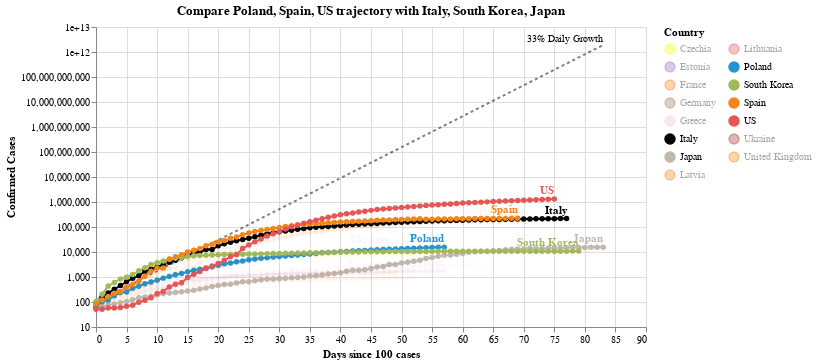

The notebook cell saved with this chart:
### Code cell
#hide_input
chart2 = make_since_chart(['Poland', 'Spain', 'US'])
chart2

### Figure 1 — Vega-Lite specification as saved in the notebook (floating-point values rounded to 4 significant figures; data arrays with more than 128 entries replaced by an {"elided": "..."} marker saying what was removed)
{"config": {"view": {"continuousWidth": 400, "continuousHeight": 300}}, "layer": [{"mark": {"type": "line", "color": "black", "opacity": 0.5, "strokeDash": [3, 3]}, "encoding": {"x": {"type": "quantitative", "field": "Days since 100 cases"}, "y": {"type": "quantitative", "field": "Confirmed Cases"}}}, {"mark": {"type": "text", "align": "right", "dy": -6, "fontSize": 10, "text": "33% Daily Growth"}, "encoding": {"x": {"type": "quantitative", "field": "Days since 100 cases"}, "y": {"type": "quantitative", "field": "Confirmed Cases"}}, "transform": [{"filter": "(datum['Days since 100 cases'] >= 83)"}]}, {"data": {"name": "data-9619b962d5193355c297c0c8e73b0d55"}, "mark": {"type": "line", "point": true}, "encoding": {"color": {"type": "nominal", "field": "Country", "legend": {"columns": 2}, "scale": {"domain": ["Czechia", "Estonia", "France", "Germany", "Greece", "Italy", "Japan", "Latvia", "Lithuania", "Poland", "South Korea", "Spain", "US", "Ukraine", "United Kingdom"], "range": ["yellow", "#9467bd", "#F58518", "#9D755D", "pink", "black", "#C1B7AD", "#F58518", "#E45756", "#2495D3", "#A1BA59", "#F58518", "#E45756", "brown", "#F58518"]}}, "opacity": {"condition": {"value": 1, "selection": "selector004"}, "value": 0.05}, "tooltip": [{"type": "nominal", "field": "Country"}, {"type": "temporal", "field": "Date"}, {"type": "quantitative", "field": "Confirmed Cases"}, {"type": "quantitative", "field": "Days since 100 cases"}], "x": {"type": "quantitative", "field": "Days since 100 cases"}, "y": {"type": "quantitative", "field": "Confirmed Cases", "scale": {"type": "log"}}}, "selection": {"selector004": {"type": "multi", "fields": ["Country"], "bind": "legend", "init": [{"Country": "Poland"}, {"Country": "Spain"}, {"Country": "US"}, {"Country": "Italy"}, {"Country": "South Korea"}, {"Country": "Japan"}]}}, "width": 550}, {"data": {"name": "data-9619b962d5193355c297c0c8e73b0d55"}, "mark": {"type": "text", "align": "right", "dy": -8, "fontWeight": "bold"}, "encoding": {"color": {"type": "nominal", "field": "Country", "legend": {"columns": 2}, "scale": {"domain": ["Czechia", "Estonia", "France", "Germany", "Greece", "Italy", "Japan", "Latvia", "Lithuania", "Poland", "South Korea", "Spain", "US", "Ukraine", "United Kingdom"], "range": ["yellow", "#9467bd", "#F58518", "#9D755D", "pink", "black", "#C1B7AD", "#F58518", "#E45756", "#2495D3", "#A1BA59", "#F58518", "#E45756", "brown", "#F58518"]}}, "opacity": {"condition": {"value": 1, "selection": "selector004"}, "value": 0.05}, "text": {"type": "nominal", "field": "Country"}, "tooltip": [{"type": "nominal", "field": "Country"}, {"type": "temporal", "field": "Date"}, {"type": "quantitative", "field": "Confirmed Cases"}, {"type": "quantitative", "field": "Days since 100 cases"}], "x": {"type": "quantitative", "field": "Days since 100 cases"}, "y": {"type": "quantitative", "field": "Confirmed Cases", "scale": {"type": "log"}}}, "transform": [{"filter": "(datum['Date'] >= 1588982400000)"}], "width": 550}], "data": {"name": "data-dcd91a92b5d4e720f1d5f46032f7bfdc"}, "title": "Compare Poland, Spain, US trajectory with Italy, South Korea, Japan", "$schema": "https://vega.github.io/schema/vega-lite/v4.0.2.json", "datasets": {"data-dcd91a92b5d4e720f1d5f46032f7bfdc": [{"Days since 100 cases": 0, "Confirmed Cases": 100.0}, {"Days since 100 cases": 1, "Confirmed Cases": 133.0}, {"Days since 100 cases": 2, "Confirmed Cases": 176.9}, {"Days since 100 cases": 3, "Confirmed Cases": 235.3}, {"Days since 100 cases": 4, "Confirmed Cases": 312.9}, {"Days since 100 cases": 5, "Confirmed Cases": 416.2}, {"Days since 100 cases": 6, "Confirmed Cases": 553.5}, {"Days since 100 cases": 7, "Confirmed Cases": 736.1}, {"Days since 100 cases": 8, "Confirmed Cases": 979.1}, {"Days since 100 cases": 9, "Confirmed Cases": 1302.0}, {"Days since 100 cases": 10, "Confirmed Cases": 1732.0}, {"Days since 100 cases": 11, "Confirmed Cases": 2303.0}, {"Days since 100 cases": 12, "Confirmed Cases": 3064.0}, {"Days since 100 cases": 13, "Confirmed Cases": 4074.0}, {"Days since 100 cases": 14, "Confirmed Cases": 5419.0}, {"Days since 100 cases": 15, "Confirmed Cases": 7207.0}, {"Days since 100 cases": 16, "Confirmed Cases": 9586.0}, {"Days since 100 cases": 17, "Confirmed Cases": 12750.0}, {"Days since 100 cases": 18, "Confirmed Cases": 16960.0}, {"Days since 100 cases": 19, "Confirmed Cases": 22550.0}, {"Days since 100 cases": 20, "Confirmed Cases": 29990.0}, {"Days since 100 cases": 21, "Confirmed Cases": 39890.0}, {"Days since 100 cases": 22, "Confirmed Cases": 53060.0}, {"Days since 100 cases": 23, "Confirmed Cases": 70560.0}, {"Days since 100 cases": 24, "Confirmed Cases": 93850.0}, {"Days since 100 cases": 25, "Confirmed Cases": 124800.0}, {"Days since 100 cases": 26, "Confirmed Cases": 166000.0}, {"Days since 100 cases": 27, "Confirmed Cases": 220800.0}, {"Days since 100 cases": 28, "Confirmed Cases": 293700.0}, {"Days since 100 cases": 29, "Confirmed Cases": 390600.0}, {"Days since 100 cases": 30, "Confirmed Cases": 519500.0}, {"Days since 100 cases": 31, "Confirmed Cases": 690900.0}, {"Days since 100 cases": 32, "Confirmed Cases": 918900.0}, {"Days since 100 cases": 33, "Confirmed Cases": 1222000.0}, {"Days since 100 cases": 34, "Confirmed Cases": 1625000.0}, {"Days since 100 cases": 35, "Confirmed Cases": 2162000.0}, {"Days since 100 cases": 36, "Confirmed Cases": 2875000.0}, {"Days since 100 cases": 37, "Confirmed Cases": 3824000.0}, {"Days since 100 cases": 38, "Confirmed Cases": 5086000.0}, {"Days since 100 cases": 39, "Confirmed Cases": 6764000.0}, {"Days since 100 cases": 40, "Confirmed Cases": 8996000.0}, {"Days since 100 cases": 41, "Confirmed Cases": 11970000.0}, {"Days since 100 cases": 42, "Confirmed Cases": 15910000.0}, {"Days since 100 cases": 43, "Confirmed Cases": 21170000.0}, {"Days since 100 cases": 44, "Confirmed Cases": 28150000.0}, {"Days since 100 cases": 45, "Confirmed Cases": 37440000.0}, {"Days since 100 cases": 46, "Confirmed Cases": 49790000.0}, {"Days since 100 cases": 47, "Confirmed Cases": 66230000.0}, {"Days since 100 cases": 48, "Confirmed Cases": 88080000.0}, {"Days since 100 cases": 49, "Confirmed Cases": 117100000.0}, {"Days since 100 cases": 50, "Confirmed Cases": 155800000.0}, {"Days since 100 cases": 51, "Confirmed Cases": 207200000.0}, {"Days since 100 cases": 52, "Confirmed Cases": 275600000.0}, {"Days since 100 cases": 53, "Confirmed Cases": 366600000.0}, {"Days since 100 cases": 54, "Confirmed Cases": 487500000.0}, {"Days since 100 cases": 55, "Confirmed Cases": 648400000.0}, {"Days since 100 cases": 56, "Confirmed Cases": 862400000.0}, {"Days since 100 cases": 57, "Confirmed Cases": 1147000000.0}, {"Days since 100 cases": 58, "Confirmed Cases": 1525000000.0}, {"Days since 100 cases": 59, "Confirmed Cases": 2029000000.0}, {"Days since 100 cases": 60, "Confirmed Cases": 2698000000.0}, {"Days since 100 cases": 61, "Confirmed Cases": 3589000000.0}, {"Days since 100 cases": 62, "Confirmed Cases": 4773000000.0}, {"Days since 100 cases": 63, "Confirmed Cases": 6348000000.0}, {"Days since 100 cases": 64, "Confirmed Cases": 8443000000.0}, {"Days since 100 cases": 65, "Confirmed Cases": 11230000000.0}, {"Days since 100 cases": 66, "Confirmed Cases": 14940000000.0}, {"Days since 100 cases": 67, "Confirmed Cases": 19860000000.0}, {"Days since 100 cases": 68, "Confirmed Cases": 26420000000.0}, {"Days since 100 cases": 69, "Confirmed Cases": 35140000000.0}, {"Days since 100 cases": 70, "Confirmed Cases": 46730000000.0}, {"Days since 100 cases": 71, "Confirmed Cases": 62150000000.0}, {"Days since 100 cases": 72, "Confirmed Cases": 82660000000.0}, {"Days since 100 cases": 73, "Confirmed Cases": 109900000000.0}, {"Days since 100 cases": 74, "Confirmed Cases": 146200000000.0}, {"Days since 100 cases": 75, "Confirmed Cases": 194500000000.0}, {"Days since 100 cases": 76, "Confirmed Cases": 258700000000.0}, {"Days since 100 cases": 77, "Confirmed Cases": 344000000000.0}, {"Days since 100 cases": 78, "Confirmed Cases": 457500000000.0}, {"Days since 100 cases": 79, "Confirmed Cases": 608500000000.0}, {"Days since 100 cases": 80, "Confirmed Cases": 809300000000.0}, {"Days since 100 cases": 81, "Confirmed Cases": 1076000000000.0}, {"Days since 100 cases": 82, "Confirmed Cases": 1432000000000.0}, {"Days since 100 cases": 83, "Confirmed Cases": 1904000000000.0}], "data-9619b962d5193355c297c0c8e73b0d55": {"elided": "990 records"}}}
